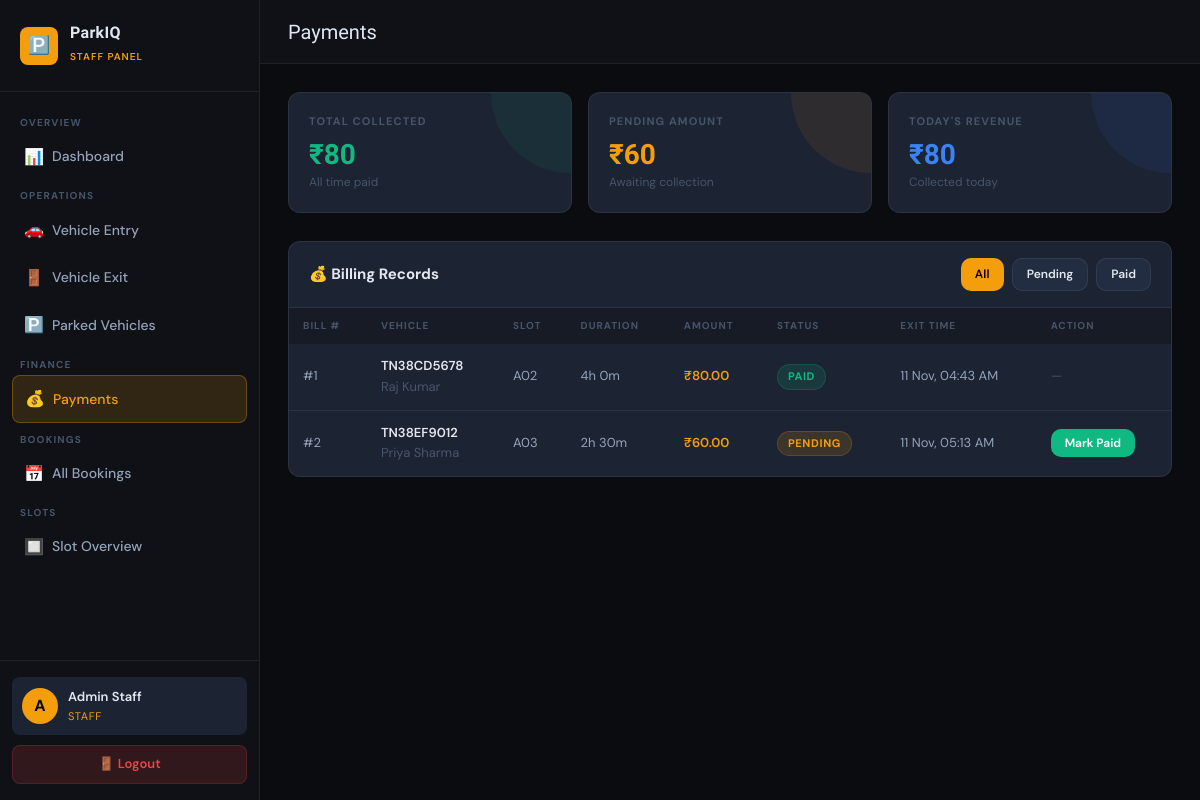
Screenshot of /staff/payments.php (signed in) with the database file from the repository.
### tables this page shows
CREATE TABLE IF NOT EXISTS billing (
    id INT AUTO_INCREMENT PRIMARY KEY,
    vehicle_id INT NOT NULL,
    user_id INT,
    vehicle_number VARCHAR(20),
    slot_number VARCHAR(10),
    entry_time DATETIME,
    exit_time DATETIME,
    duration_minutes INT DEFAULT 0,
    amount DECIMAL(10,2) DEFAULT 0.00,
    payment_status ENUM('paid','pending') DEFAULT 'pending',
    payment_time DATETIME,
    created_at TIMESTAMP DEFAULT CURRENT_TIMESTAMP,
    updated_at TIMESTAMP DEFAULT CURRENT_TIMESTAMP ON UPDATE CURRENT_TIMESTAMP,
    FOREIGN KEY (vehicle_id) REFERENCES vehicles(id) ON DELETE CASCADE
);

CREATE TABLE IF NOT EXISTS users (
    id INT AUTO_INCREMENT PRIMARY KEY,
    name VARCHAR(100) NOT NULL,
    email VARCHAR(150) NOT NULL UNIQUE,
    password VARCHAR(255) NOT NULL,
    phone VARCHAR(20),
    role ENUM('user','staff') DEFAULT 'user',
    created_at TIMESTAMP DEFAULT CURRENT_TIMESTAMP,
    updated_at TIMESTAMP DEFAULT CURRENT_TIMESTAMP ON UPDATE CURRENT_TIMESTAMP
);

### staff/payments.php (the view, shortened to what this page needs)
<?php
require_once '../includes/config.php';
$filter = $_GET['filter'] ?? 'all';
$where = $filter === 'pending' ? "WHERE b.payment_status='pending'" : ($filter === 'paid' ? "WHERE b.payment_status='paid'" : '');
$bills = $conn->query("
  SELECT b.*, u.name AS user_name
  FROM billing b
  LEFT JOIN users u ON u.id = b.user_id
  $where
  ORDER BY b.created_at DESC
");
$total_paid    = $conn->query("SELECT COALESCE(SUM(amount),0) AS t FROM billing WHERE payment_status='paid'")->fetch_assoc()['t'];
$total_pending = $conn->query("SELECT COALESCE(SUM(amount),0) AS t FROM billing WHERE payment_status='pending'")->fetch_assoc()['t'];
$today_revenue = $conn->query("SELECT COALESCE(SUM(amount),0) AS t FROM billing WHERE payment_status='paid' AND DATE(payment_time)=CURDATE()")->fetch_assoc()['t'];
?>
<!DOCTYPE html>
<html lang="en">
<head>
<link rel="stylesheet" href="../css/style.css">
</head>
<body>
<div class="dashboard-wrapper">
  <?php include '../includes/staff_sidebar.php'; ?>
  <div class="main-content">
    <div class="topbar">
      <div class="flex items-center gap-3">
        <span class="topbar-title">Payments</span>
      </div>
    </div>
    <div class="page-content">
      <div class="stats-grid fade-in">
        <div class="stat-card green">
          <div class="stat-label">Total Collected</div>
          <div class="stat-value" style="font-size:28px">₹<?= number_format($total_paid, 0) ?></div>
          <div class="stat-sub">All time paid</div>
        </div>
        <div class="stat-card amber">
          <div class="stat-label">Pending Amount</div>
          <div class="stat-value" style="font-size:28px">₹<?= number_format($total_pending, 0) ?></div>
          <div class="stat-sub">Awaiting collection</div>
        </div>
        <div class="stat-card blue">
          <div class="stat-label">Today's Revenue</div>
          <div class="stat-value" style="font-size:28px">₹<?= number_format($today_revenue, 0) ?></div>
          <div class="stat-sub">Collected today</div>
        </div>
      </div>
      <div class="card fade-in">
        <div class="card-header">
          <span class="card-title">💰 Billing Records</span>
          <div class="flex gap-2">
            <a href="?filter=all" class="btn btn-sm <?= $filter==='all'?'btn-primary':'btn-secondary' ?>">All</a>
            <a href="?filter=pending" class="btn btn-sm <?= $filter==='pending'?'btn-primary':'btn-secondary' ?>">Pending</a>
            <a href="?filter=paid" class="btn btn-sm <?= $filter==='paid'?'btn-primary':'btn-secondary' ?>">Paid</a>
          </div>
        </div>
        <div class="table-wrap">
          <table>
            <thead>
              <tr><th>Bill #</th><th>Vehicle</th><th>Slot</th><th>Duration</th><th>Amount</th><th>Status</th><th>Exit Time</th><th>Action</th></tr>
            </thead>
            <tbody>
              <?php if ($bills->num_rows === 0): ?>
                <tr><td colspan="8" class="empty-state">No records found.</td></tr>
              <?php else: while ($b = $bills->fetch_assoc()):
                $h = floor($b['duration_minutes']/60); $m = $b['duration_minutes']%60;
              ?>
                <tr>
                  <td>#<?= $b['id'] ?></td>
                  <td><strong><?= htmlspecialchars($b['vehicle_number']) ?></strong>
                    <div class="text-muted"><?= htmlspecialchars($b['user_name'] ?? '—') ?></div>
                  </td>
                  <td><?= $b['slot_number'] ?></td>
                  <td><?= $h > 0 ? "{$h}h {$m}m" : "{$m}m" ?></td>
                  <td><strong class="text-amber">₹<?= number_format($b['amount'], 2) ?></strong></td>
                  <td><span class="badge <?= $b['payment_status']==='paid'?'badge-green':'badge-yellow' ?>"><?= $b['payment_status'] ?></span></td>
                  <td><?= $b['exit_time'] ? date('d M, h:i A', strtotime($b['exit_time'])) : '—' ?></td>
                  <td>
                    <?php if ($b['payment_status'] === 'pending'): ?>
                    <button onclick="markPaid(<?= $b['id'] ?>)" class="btn btn-success btn-sm">Mark Paid</button>
                    <?php else: ?>
                    <span class="text-muted">—</span>
                    <?php endif; ?>
                  </td>
                </tr>
              <?php endwhile; endif; ?>
            </tbody>
          </table>
        </div>
      </div>
    </div>
  </div>
</div>
</body>
</html>

### rows the page displays
billing: id "1", vehicle_number "TN38CD5678", user.name "Raj Kumar", slot_number "A02", duration_minutes "4", duration_minutes "0", amount "80.00", payment_status "PAID", exit_time "11 Nov, 04:43 AM"
billing: id "2", vehicle_number "TN38EF9012", user.name "Priya Sharma", slot_number "A03", duration_minutes "2", duration_minutes "30", amount "60.00", payment_status "PENDING", exit_time "11 Nov, 05:13 AM"

### other values shown
$initial "A"
$name "Admin Staff"
$total_paid "80"
$total_pending "60"
$today_revenue "80"
